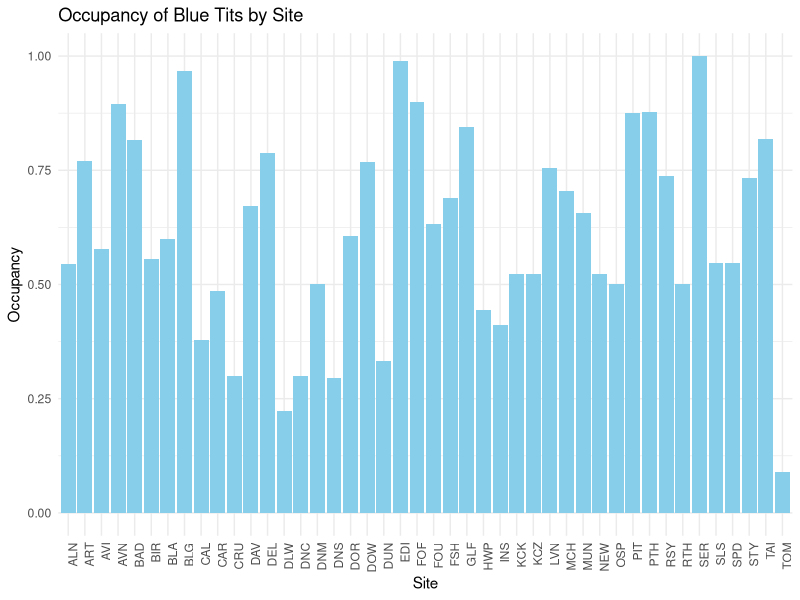
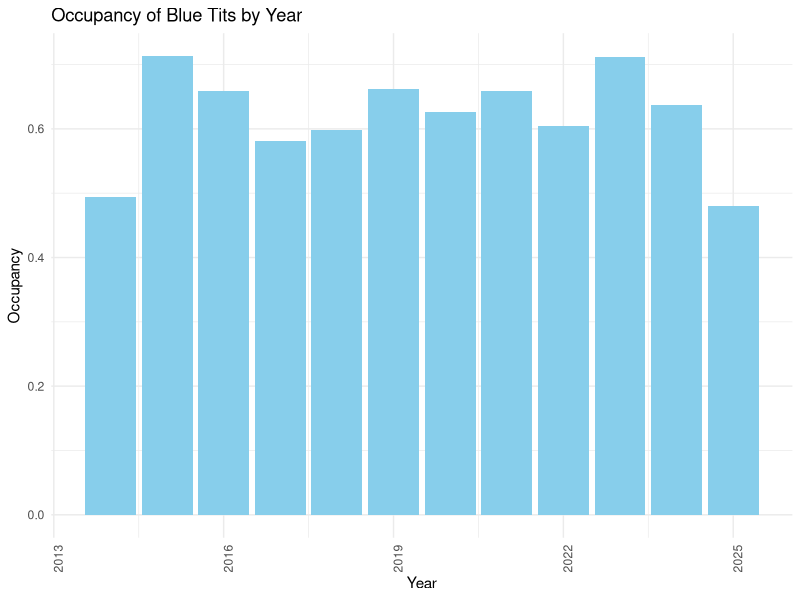

Reproduce these figures in R, in order.
library(lme4)
library(insight)
library(dplyr)
library(ggplot2)

#importing bird phenology datasheet
phendat <- read.csv("data/Bird_Phenology.csv")

#removing non focal species
bludat <- phendat[phendat$species == "bluti",]

#checking for duplicates
bludat$ID <- as.factor(paste(bludat$year, bludat$site, bludat$box, sep = "_")) 
length(bludat$ID)
length(unique(bludat$ID))
bludat$ID[duplicated(bludat$ID)]
#2230 entries, 5 of which not unique

#creating a loop to create a df containing occupancy by site 
site_codes <- unique(phendat$site)
occupancy <- numeric(length(site_codes))

for (i in seq_along(site_codes)) {
  site <- site_codes[i]
  num_bluti <- nrow(bludat[bludat$site == site, ])
  num_total <- nrow(phendat[phendat$site == site, ])
  occupancy[i] <- num_bluti / num_total
}

occbysite <- data.frame(site = site_codes, occupancy = occupancy)

ggplot(occbysite, aes(x = site, y = occupancy)) +
  geom_bar(stat = "identity", fill = "skyblue") +
  theme_minimal() +
  labs(title = "Occupancy of Blue Tits by Site",
       x = "Site",
       y = "Occupancy") +
  theme(axis.text.x = element_text(angle = 90, hjust = 1))

#and now by year
years <- unique(phendat$year)
occyear <- numeric(length(years))

for (i in seq_along(years)) {
  year <- years[i]
  num_blutiyear <- nrow(bludat[bludat$year == year, ])
  num_totalyear <- nrow(phendat[phendat$year == year, ])
  occyear[i] <- num_blutiyear / num_totalyear
}

occbyyear <- data.frame(year = years, occupancy = occyear)

ggplot(occbyyear, aes(x = year, y = occupancy)) +
  geom_bar(stat = "identity", fill = "skyblue") +
  theme_minimal() +
  labs(title = "Occupancy of Blue Tits by Year",
       x = "Year",
       y = "Occupancy") +
  theme(axis.text.x = element_text(angle = 90, hjust = 1))

#changing -999s (0s in fledgling success caused by predation) to 0s
bludat$suc[bludat$suc == "-999"] <- 0

#very early model attempt on fledgling success
bludat$site_year <- as.factor(paste(bludat$site, bludat$year, sep = "_")) 
sucmod <- lmer(suc ~ (1|year) + (1|site) + (1|site_year), data = bludat) 
summary(sucmod)

get_variance_intercept(sucmod)

#extracting the variance components 
var_components <- VarCorr(sucmod)
var_intercept_site_year <- attr(var_components$site_year, "stddev")^2
var_intercept_site <- attr(var_components$site, "stddev")^2
var_intercept_year <- attr(var_components$year, "stddev")^2

#a crude look at ICC synchrony from the model 
sucsync <- var_intercept_year/(var_intercept_year + var_intercept_site_year)

#lets look at the variance caused by clutchswap
bludatswap <- bludat %>%
  mutate(clutch.swap.treatment = ifelse(clutch.swap.treatment %in% 1:9, "swap", clutch.swap.treatment))
